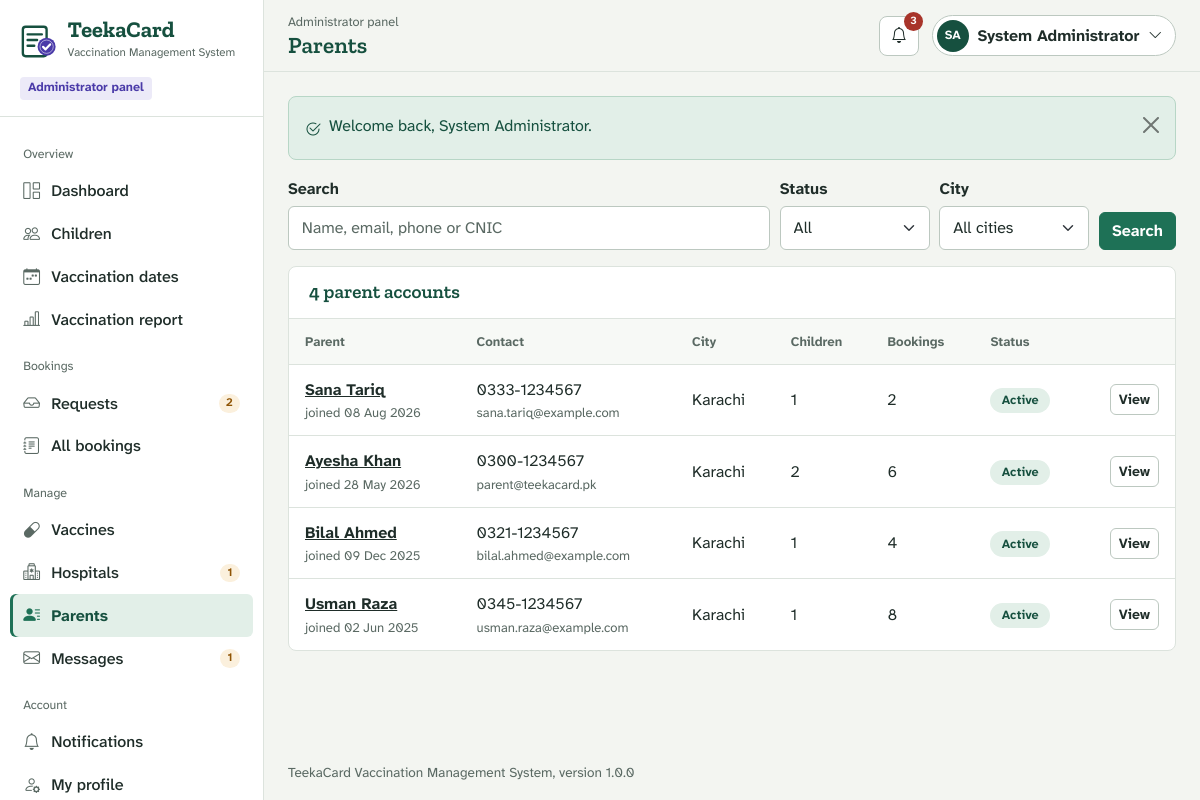
Page /1_Source_Code/vms/admin/parents.php (signed in) on the earlier database version.
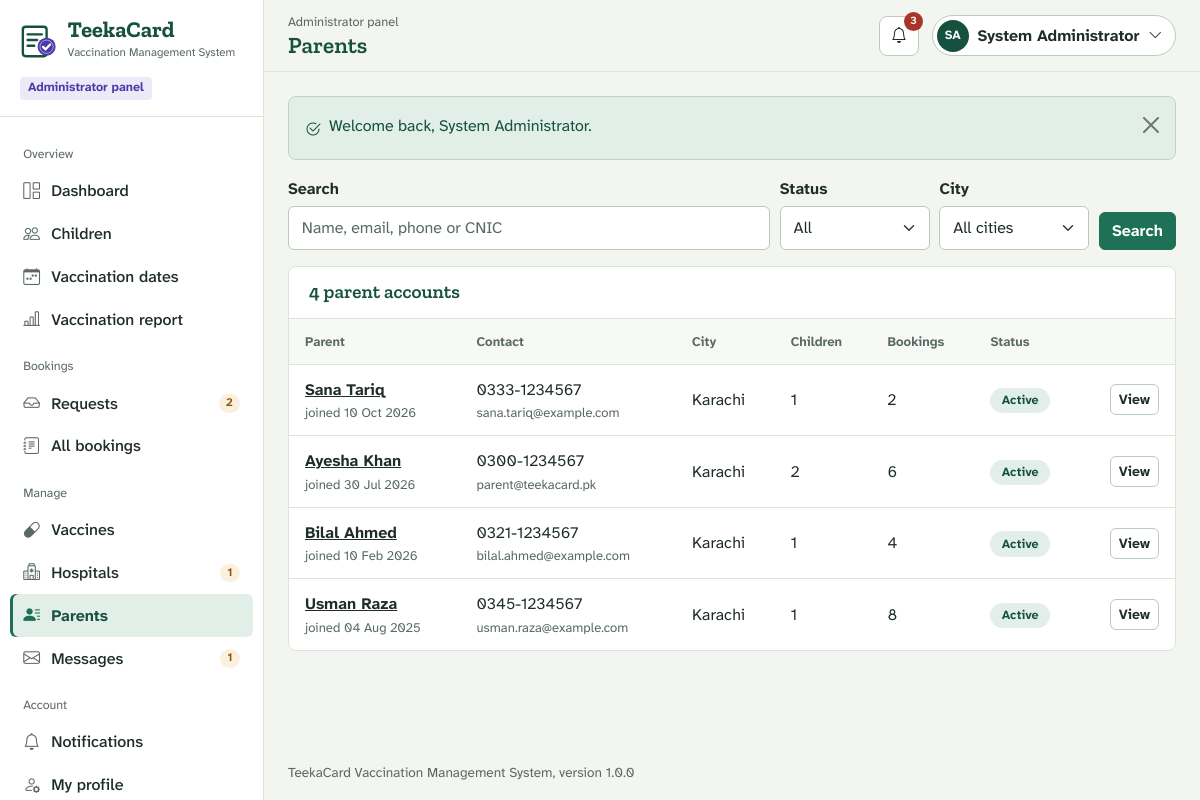
Same page on the later database version.
### tables this page shows
CREATE TABLE `parents` (
  `id`         INT UNSIGNED NOT NULL AUTO_INCREMENT,
  `name`       VARCHAR(100) NOT NULL,
  `email`      VARCHAR(150) NOT NULL,
  `phone`      VARCHAR(20)  NOT NULL,
  `cnic`       VARCHAR(15)  NULL DEFAULT NULL,
  `city`       VARCHAR(60)  NOT NULL,
  `address`    VARCHAR(255) NULL DEFAULT NULL,
  `password`   VARCHAR(255) NOT NULL,
  `status`     ENUM('Active','Blocked') NOT NULL DEFAULT 'Active',
  `created_at` DATETIME NOT NULL DEFAULT CURRENT_TIMESTAMP,
  `updated_at` DATETIME NULL DEFAULT NULL ON UPDATE CURRENT_TIMESTAMP,
  PRIMARY KEY (`id`),
  UNIQUE KEY `uq_parent_email` (`email`)
);

### 1_Source_Code/vms/includes/db.php (called while the page is built, shortened)
<?php
function db(): PDO
{
    static $pdo = null;
    if ($pdo === null) {
        $dsn = 'mysql:host=' . DB_HOST . ';port=' . DB_PORT . ';dbname=' . DB_NAME . ';charset=utf8mb4';
        try {
            $pdo = new PDO($dsn, DB_USER, DB_PASS, [
                PDO::ATTR_ERRMODE            => PDO::ERRMODE_EXCEPTION,
                PDO::ATTR_DEFAULT_FETCH_MODE => PDO::FETCH_ASSOC,
                PDO::ATTR_EMULATE_PREPARES   => false,
            ]);
            $pdo->exec("SET time_zone = '" . date('P') . "'");
        } catch (PDOException $e) {
            db_setup_error($e->getMessage());
        }
    }
    return $pdo;
}
function db_run(string $sql, array $params = []): PDOStatement
{
    $stmt = db()->prepare($sql);
    foreach ($params as $key => $value) {
        $param = is_int($key) ? $key + 1 : (str_starts_with($key, ':') ? $key : ':' . $key);
        $type  = is_int($value) ? PDO::PARAM_INT : (is_null($value) ? PDO::PARAM_NULL : PDO::PARAM_STR);
        $stmt->bindValue($param, $value, $type);
    }
    $stmt->execute();
    return $stmt;
}
function db_all(string $sql, array $params = []): array
{
    return db_run($sql, $params)->fetchAll();
}
function db_value(string $sql, array $params = [])
{
    $value = db_run($sql, $params)->fetchColumn();
    return $value === false ? null : $value;
}

### 1_Source_Code/vms/admin/parents.php (the view, shortened to what the changed rows need)
    <?php
$where  = ['1 = 1'];
$params = [];
$whereSql = implode(' AND ', $where);
$pager   = paginate((int) db_value("SELECT COUNT(*) FROM parents p WHERE $whereSql", $params));
$parents = db_all(
    "SELECT p.*,
            (SELECT COUNT(*) FROM children c WHERE c.parent_id = p.id) AS child_count,
            (SELECT COUNT(*) FROM appointments a WHERE a.parent_id = p.id) AS booking_count
       FROM parents p
      WHERE $whereSql
      ORDER BY p.created_at DESC
      LIMIT ? OFFSET ?",
    array_merge($params, [$pager['per'], $pager['offset']])
);
require APP_ROOT . '/includes/layout/panel-header.php';
?>
<div class="sheet">
    <div class="sheet-head"><h2><?= (int) $pager['total'] ?> parent account<?= $pager['total'] === 1 ? '' : 's' ?></h2></div>
    <?php if (!$parents): ?>
        <?= empty_state('No parents found', 'Try a different search.') ?>
    <?php else: ?>
        <div class="table-responsive">
            <table class="table table-hover">
                <thead>
                    <tr><th scope="col">Parent</th><th scope="col">Contact</th><th scope="col">City</th><th scope="col">Children</th><th scope="col">Bookings</th><th scope="col">Status</th><th scope="col"><span class="visually-hidden">Open</span></th></tr>
                </thead>
                <tbody>
                    <?php foreach ($parents as $p): ?>
                        <tr>
                            <td><a class="cell-title" href="<?= url('admin/parents.php?id=' . (int) $p['id']) ?>"><?= e($p['name']) ?></a><div class="cell-sub">joined <?= e(fmt_date($p['created_at'])) ?></div></td>
                            <td><?= e($p['phone']) ?><div class="cell-sub text-break"><?= e($p['email']) ?></div></td>
                            <td><?= e($p['city']) ?></td>
                            <td><?= (int) $p['child_count'] ?></td>
                            <td><?= (int) $p['booking_count'] ?></td>
                            <td><?= status_badge($p['status']) ?></td>
                            <td class="text-end"><a class="btn btn-sm btn-light" href="<?= url('admin/parents.php?id=' . (int) $p['id']) ?>">View</a></td>
                        </tr>
                    <?php endforeach; ?>
                </tbody>
            </table>
        </div>
    <?php endif; ?>
</div>
<?php require APP_ROOT . '/includes/layout/panel-footer.php'; ?>

### 1_Source_Code/vms/includes/functions.php (shortened to what the changed rows need)
<?php
function e($value): string
{
    return htmlspecialchars((string) ($value ?? ''), ENT_QUOTES, 'UTF-8');
}
function url(string $path = ''): string
{
    return BASE_PATH . '/' . ltrim($path, '/');
}
function int_param(string $key, string $source = 'get'): int
{
    $bag   = $source === 'post' ? $_POST : $_GET;
    $value = filter_var($bag[$key] ?? null, FILTER_VALIDATE_INT, ['options' => ['min_range' => 1]]);
    return $value === false ? 0 : (int) $value;
}
function fmt_date(?string $date, string $format = 'd M Y'): string
{
    return date($format, strtotime($date));
}
function status_badge(?string $status): string
{
    $map = [
        'Pending'              => 'pill-amber',
        'Approved'             => 'pill-green',
        'Active'               => 'pill-green',
        'Available'            => 'pill-green',
        'Rejected'             => 'pill-red',
        'Blocked'              => 'pill-red',
        'Not Vaccinated'       => 'pill-red',
        'Unavailable'          => 'pill-red',
        'Cancelled'            => 'pill-grey',
        'Inactive'             => 'pill-grey',
        'Vaccinated'           => 'pill-ink',
        'Partially Vaccinated' => 'pill-ink-soft',
    ];
    $class = $map[$status] ?? 'pill-grey';
    return '<span class="pill ' . $class . '">' . e($status) . '</span>';
}
function paginate(int $total, int $perPage = PER_PAGE): array
{
    $pages = max(1, (int) ceil($total / $perPage));
    $page  = min(max(1, int_param('page')), $pages);
    return ['page' => $page, 'per' => $perPage, 'offset' => ($page - 1) * $perPage, 'pages' => $pages, 'total' => $total];
}

Differences in the rows shown:
changed parents "Sana Tariq": created_at "08 Aug 2026" → "10 Oct 2026"
changed parents "Ayesha Khan": created_at "28 May 2026" → "30 Jul 2026"
changed parents "Bilal Ahmed": created_at "09 Dec 2025" → "10 Feb 2026"
changed parents "Usman Raza": created_at "02 Jun 2025" → "04 Aug 2025"
